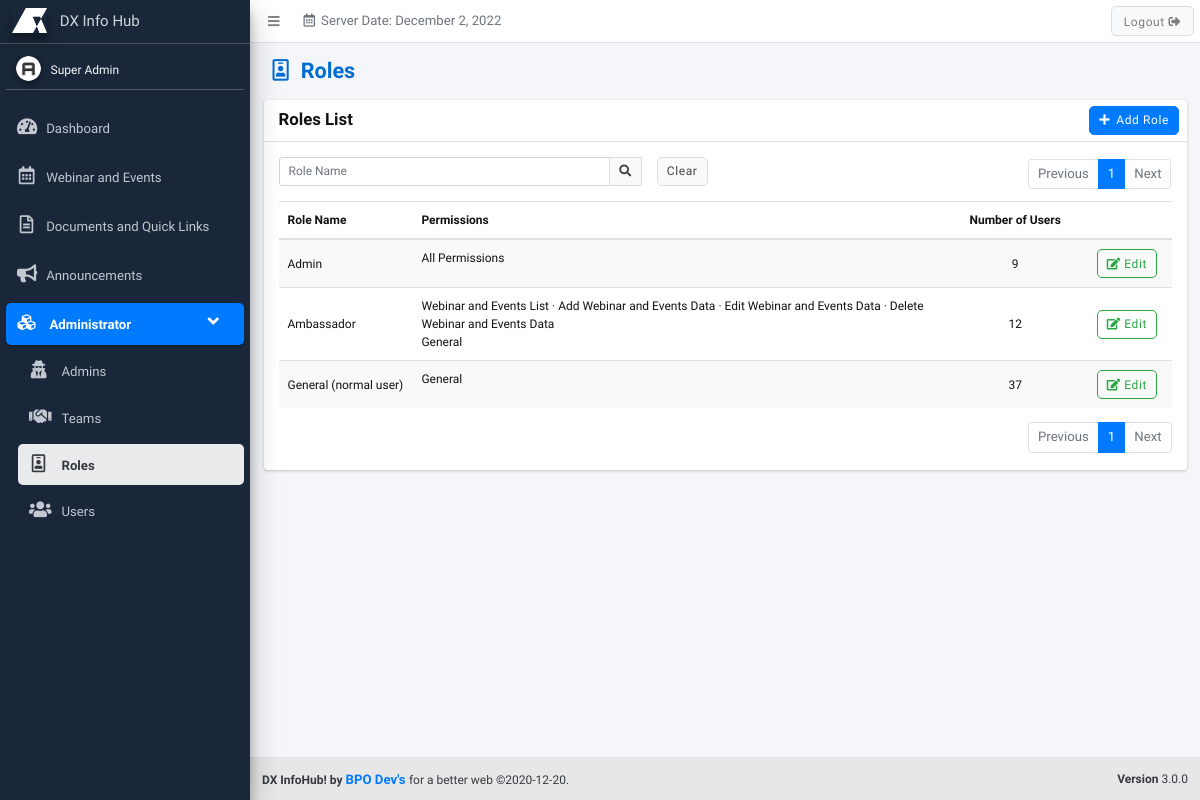
The page /roles (signed in) on the database its author committed.
### tables this page shows
CREATE TABLE `roles` (
  `role_id` bigint(20) NOT NULL,
  `role_name` varchar(50) NOT NULL DEFAULT '',
  `permissions` varchar(20000) NOT NULL DEFAULT '',
  `role_status` int(11) NOT NULL DEFAULT 0,
  `temp_del` int(11) NOT NULL DEFAULT 0
);

### includes/functions.php (called while the page is built, shortened)
<?php
function renderLang($lang_arr) {
	if(isset($lang_arr[$GLOBALS['default_lang_idx']])) {
		if($lang_arr[$GLOBALS['default_lang_idx']] != '') {
			$return = $lang_arr[$GLOBALS['default_lang_idx']];
		} else {
			$return = $lang_arr[0];
		}
	} else {
		$return = $lang_arr[0];
	}
	return $return;
}
function checkSession() {
	$r = 0;
	if(isset($_SESSION['sys_id'])) {
		$r = 1;
	}
	return $r;
}
function checkPermission($permission) {
	$r = 0;
	if(in_array($permission,$_SESSION['sys_permissions'])) {
		$r = 1;
	}
	return $r;
}
function encryptID($id,$module = '') {
	return processIDEncryption($id,'encrypt',$module);
}
function decryptID($id,$module = '') {
	return processIDEncryption($id,'decrypt',$module);
}
function processIDEncryption($id,$action,$module) {
	$charBank_arr = array('_q','i','_B','l','_a','M','f','u','_g','O','h','9','V','W','F','s','6','K','P','_b','8','_r','X','3','Y','2','N','d','q','_S','j','_L','_R','p','Z','E','5','e','x','A','_k','_I','g','_Q','_G','J','G','_j','_J','b','_c','o','_E','_p','m','1','_i','_K','_o','B','I','S','_l','_H','0','_n','Q','y','_D','a','H','n','L','_C','D','t','k','_P','R','_e','_s','_M','z','_d','c','_A','_m','w','v','_h','_N','U','_O','T','C','7','_F','r','_f','4');
	$output = '';
	if($action == 'encrypt') {
		$epoch_time = substr(time() * rand(1,100),0,10);
		$dynamic_val = '';
		$dynamic_val .= $charBank_arr[($epoch_time[0].$epoch_time[1])*1];
		$dynamic_val .= $charBank_arr[($epoch_time[2].$epoch_time[3])*1];
		$dynamic_val .= $charBank_arr[($epoch_time[4].$epoch_time[5])*1];
		$dynamic_val .= $charBank_arr[($epoch_time[6].$epoch_time[7])*1];
		$dynamic_val .= $charBank_arr[($epoch_time[8].$epoch_time[9])*1];
		$secret_key = $dynamic_val;
	} else {
		$dynamic_val = '';
		$ctr = 0;
		for($x=strlen($id)-1;$x>=0;$x--) {
			if($id[$x] != '_') {
				$ctr++;
			}
			if($ctr <= 5) {
				$dynamic_val = $id[$x].$dynamic_val;
			}
			if($ctr > 5) {
				break;
			}
		}
		$secret_key = $dynamic_val;
	}
	$encrypt_method = "AES-256-CBC";
	$key = hash('sha256',$secret_key);
	if($module == '') {
		$module = $GLOBALS['page'];
	}
	$iv = substr(hash('sha256',$module),0,16);
	if($action == 'encrypt') {
		$output = base64_encode(openssl_encrypt($id,$encrypt_method,$key,0,$iv)).$dynamic_val;
	} else {
		$id = str_replace($secret_key,'',$id);
		$output = openssl_decrypt(base64_decode($id),$encrypt_method,$key,0,$iv);
	}
	return $output;
}
?>

### includes/lang/roles.php (called while the page is built, shortened)
<?php
$roles_roles = array(
	'Roles',
	'役割'
);
$roles_roles_list = array(
	'Roles List',
	'役割一覧'
);
$roles_add_role = array(
	'Add Role',
	'役割を追加'
);
$roles_edit_role = array(
	'Edit Role',
	'役割を修正'
);
$roles_role_name = array(
	'Role Name',
	'役割名'
);
?>

### includes/lang/general.php (called while the page is built, shortened)
<?php
$lang_number_of_users = array(
	'Number of Users',
	'利用者数'
);
$lang_permissions = array(
	'Permissions',
	'許可'
);
$all_permissions = array(
	'All Permissions',
	'すべての許可'
);
?>

### includes/common/set-search.php (called while the page is built, shortened)
<?php
$where = '';
if(isset($keywords_arr)) {
	foreach($keywords_arr as $keyword) {
		$keyword = str_replace("'","''",$keyword);
		if($where == '') {
			foreach($fields_arr as $field) {
				if($where == '') {
					$where .= " WHERE ".$field." LIKE '%".$keyword."%' AND temp_del = 0";
				} else {
					$where .= " OR ".$field." LIKE '%".$keyword."%' AND temp_del = 0";
				}
			}
		} else {
			foreach($fields_arr as $field) {
				$where .= " OR ".$field." LIKE '%".$keyword."%' AND temp_del = 0";
			}
		}
	}
} else {
	if($where == '' && $page != 'system-log') {
		 $where = " WHERE temp_del=0";
	}
}
?>

### includes/common/set-pagination.php (called while the page is built, shortened)
<?php
$numrows = 10;
$page_ctr = 1;
$sql_start = abs($numrows * ((int)$page_ctr-1));
?>

### includes/lang/webinar-events.php (called while the page is built, shortened)
<?php
$edit = array(
	'Edit',
	''
);
?>

### pages/roles/roles.php (the view, shortened to what this page needs)
<?php
require($_SERVER['DOCUMENT_ROOT'].'/includes/config.php');
if(checkSession()) {
	if(checkPermission('roles')) {
		$page = 'roles';
		$fields_arr = array('role_name');
		require($_SERVER['DOCUMENT_ROOT'].'/includes/common/set-search.php');
		require($_SERVER['DOCUMENT_ROOT'].'/includes/common/set-pagination.php');
?>
<!DOCTYPE html>
<html>
<head>
<?php require($_SERVER['DOCUMENT_ROOT'].'/includes/common/links.php'); ?>
</head>
<body class="hold-transition sidebar-mini layout-fixed">
<div class="wrapper">
	<?php
	require($_SERVER['DOCUMENT_ROOT'].'/includes/common/child-header.php');
	require($_SERVER['DOCUMENT_ROOT'].'/includes/common/child-sidebar.php');
	?>
	<div class="content-wrapper">
		<section class="content-header">
			<div class="container-fluid">
				<div class="row mb-2">
					<div class="col-sm-6">
						<h1><i class="far fa-id-badge mr-3"></i><?php echo renderLang($roles_roles); ?></h1>
					</div>
				</div>
			</div>
		</section>
		<section class="content">
			<div class="container-fluid">
				<div class="card">
					<div class="card-header">
						<h3 class="card-title"><?php echo renderLang($roles_roles_list); ?></h3>
						<div class="card-tools">
							<?php if(checkPermission('role-add')) { ?><a href="/add-role" class="btn btn-primary btn-md"><i class="fa fa-plus mr-2"></i><?php echo renderLang($roles_add_role); ?></a><?php } ?>
						</div>
					</div>
					<div class="card-body">
						<?php require($_SERVER['DOCUMENT_ROOT'].'/includes/common/search-and-pagination.php'); ?>
						<div class="table-responsive">
							<table class="table table-striped table-hover">
								<thead>
									<tr>
										<th style="width:15%;"><?php echo renderLang($roles_role_name); ?></th>
										<th style="width:60%;"><?php echo renderLang($lang_permissions); ?></th>
										<th style="width:15%;" class="text-center"><?php echo renderLang($lang_number_of_users); ?></th>
										<th style="width:10%;"></th>
									</tr>
								</thead>
								<tbody>
									<?php
									$sql = $pdo->prepare("SELECT * FROM roles".$where." ORDER BY role_name ASC LIMIT ".$sql_start.",".$numrows);
									$sql->execute();
									while($data = $sql->fetch(PDO::FETCH_ASSOC)) {
										$role_id = encryptID($data['role_id']);
										echo '<tr>';
											echo '<td class="align-middle">'.$data['role_name'].'</td>';
											echo '<td>';
												if($data['permissions'] == 'all') {
													echo renderLang($all_permissions);
												} else {
													$role_permissions_arr = explode(',',$data['permissions']);
													foreach($permissions_arr as $permission_group) {
														$ctr = 0;
														echo '<div class="permissions-group">';
															foreach($permission_group as $permission) {
																foreach($role_permissions_arr as $role_permission) {
																	if($permission['permission_code'] == $role_permission) {
																		if($ctr > 0) {
																			echo ' &middot; ';
																		}
																		echo '<span title="'.renderLang($permission['permission_description']).'">'.renderLang($permission['permission_name']).'</span>';
																		$ctr++;
																		break;
																	}
																}
															}
														echo '</div>';
													}
												}
											echo '</td>';
											echo '<td class="text-center align-middle">';
												$sql2 = $pdo->prepare("SELECT user_id, role_ids, temp_del FROM users WHERE role_ids LIKE '%,".decryptID($role_id).",%' AND temp_del=0");
												$sql2->execute();
												$users_ctr = $sql2->rowCount();
												echo number_format($users_ctr,0,'.',',');
											echo '</td>';
											echo '<td class="text-center align-middle">';
												if(checkPermission('role-edit')) {
													echo '<a href="/edit-role/'.$role_id.'" class="btn btn-outline-success" title="'.renderLang($roles_edit_role).'"><i class="fas fa-edit"></i> '. renderLang($edit).'</a>';
												}
											echo '</td>';
										echo '</tr>';
									}
									?>
								</tbody>
							</table>
						</div>
						<?php require($_SERVER['DOCUMENT_ROOT'].'/includes/common/pagination-bottom.php'); ?>
					</div>
				</div>
			</div>
		</section>
	</div>
	<?php require($_SERVER['DOCUMENT_ROOT'].'/includes/common/child-footer.php'); ?>
</div>
</body>
</html>
<?php
	} else {
		$_SESSION['sys_permission_err'] = renderLang($permission_message_1);
		header('location: /dashboard');
	}
} else {
	$_SESSION['sys_login_err'] = renderLang($login_msg_err_4);
	header('location: /');
}
?>

### assets/css/common.css (style rules this page uses)
html { font-size: 12px; }
.content-wrapper { padding-bottom: 2.5rem; }
.card-header > .card-tools { margin-top: -.25rem; margin-bottom: -.25rem; }
.card-title { font-size: 1.4rem; }
.content-header { padding: 15px 15px 10px; }
.table-striped tbody tr:nth-of-type(odd) { background: rgba(0,0,0,0.025); }
.permissions-list, .permissions-group { margin: 0; padding: 0; }
.permissions-group { overflow: hidden; }

### assets/css/style.css (style rules this page uses)
:root { --blue: #006DD3; --gray: #E7E7E7; --dark-gray: #606060; --white: #fff; --black: #121212; }
body p, a { font-size: 1.1rem; }
.btn { border-radius: 5px; letter-spacing: 0.05rem; }
.btn .fa { margin-right: 10px; }
@media (min-width: 1200px) { .h1, .h2, .h3, .h4, .h5, .h6, h1, h2, h3, h4, h5, h6 { font-weight: bold !important; text-transform: none; } }
@media (min-width: 1200px) { body { font-family: 'Inter Tight', sans-serif; color: var(--black); height: 100%; font-size: 1rem; } }
@media (min-width: 1200px) { * { box-sizing: border-box; } }
@media (min-width: 1200px) { [class*="col-"] { float: left; } }
@media (min-width: 1200px) { h1 { font-weight: 700; color: var(--blue);; } }
[class*="col-"] { width: 100%; }

### rows shown on the page
roles: role_name "Admin", users_ctr "9"
roles: role_name "Ambassador", permission_name "Webinar and Events List", permission_name "Add Webinar and Events Data", permission_name "Edit Webinar and Events Data", permission_name "Delete Webinar and Events Data", permission_name "General", users_ctr "12"
roles: role_name "General (normal user)", permission_name "General", users_ctr "37"

### other values the page prints
renderLang($header_server_date) "Server Date:"
$_SESSION['sys_fullname'] "Super Admin"
renderLang($roles_roles) "Roles"
renderLang($roles_roles_list) "Roles List"
renderLang($roles_add_role) "Add Role"
renderLang($btn_clear) "Clear"
renderLang($btn_previous) "Previous"
renderLang($btn_next) "Next"
renderLang($roles_role_name) "Role Name"
renderLang($lang_permissions) "Permissions"
renderLang($lang_number_of_users) "Number of Users"
renderLang($sitename) "DX InfoHub!"
